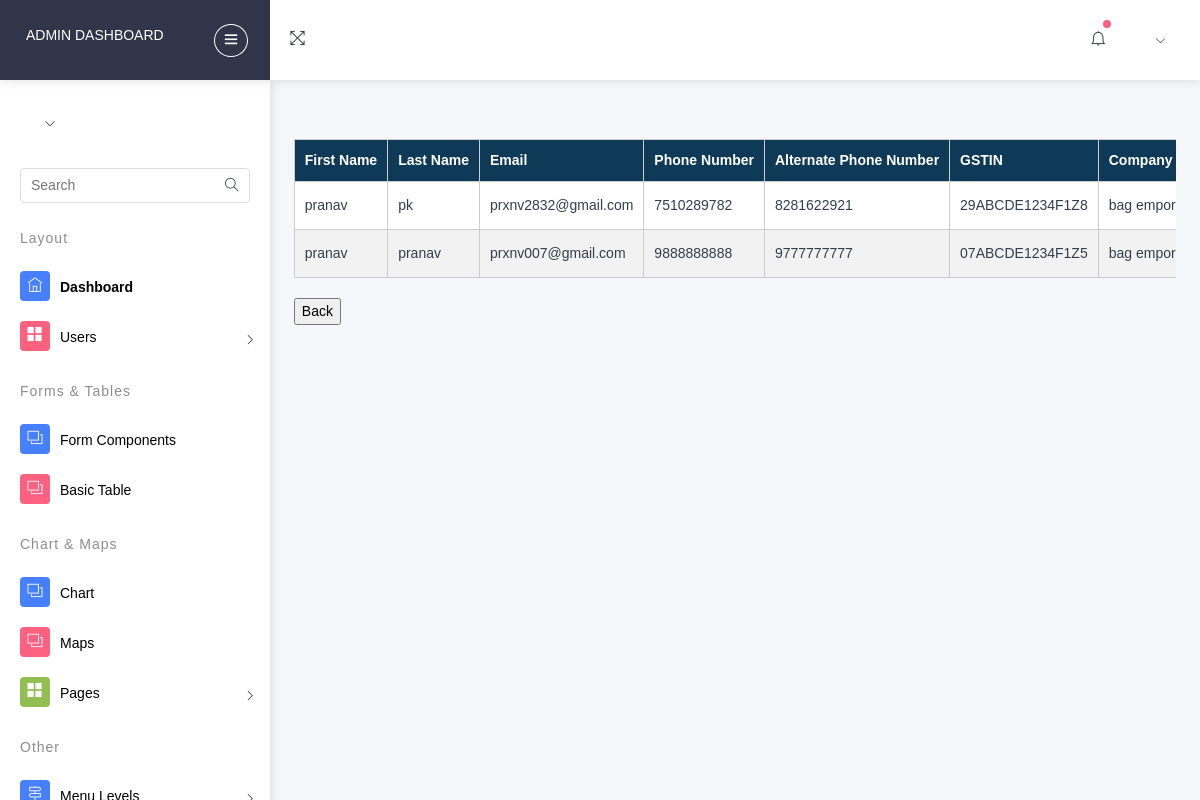
Page /myauth/sellviews/ on the earlier database version.
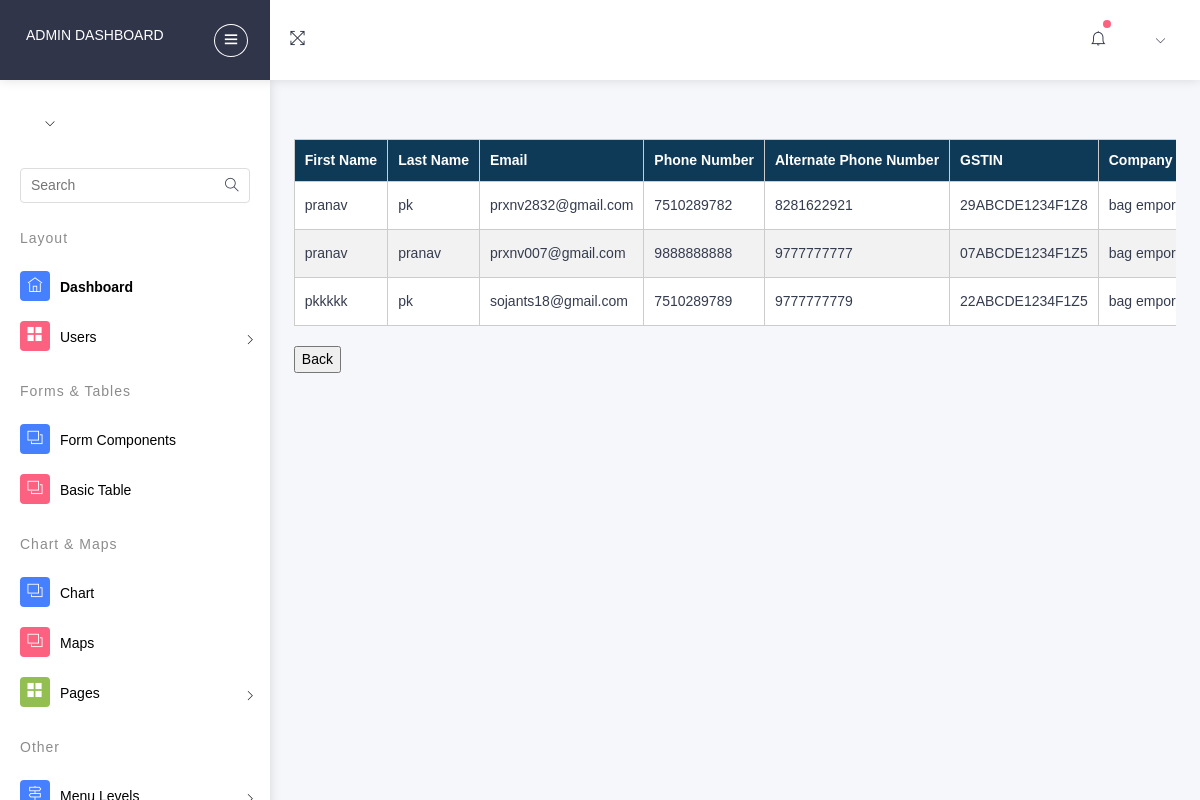
Same page on the later database version.
### myauth/models.py (models this page shows, shortened)
class SellerProfile(models.Model):
    user = models.OneToOneField(User, on_delete=models.CASCADE)
    phone = models.CharField(max_length=15, unique=True)
    alt_phone = models.CharField(max_length=12, unique=True)
    profile_picture = models.ImageField(upload_to='profile_pictures/', null=True, blank=True)
    gst = models.CharField(max_length=15)
    company_name = models.CharField(max_length=100)
    country = models.CharField(max_length=100)
    pincode = models.CharField(max_length=6)
    state = models.CharField(max_length=50)
    city = models.CharField(max_length=50)
    address = models.CharField(max_length=255)
    latitude = models.CharField(max_length=20, null=True, blank=True)  # Example length for latitude
    longitude = models.CharField(max_length=20, null=True, blank=True)  # Example length for longitude
    is_approved = models.BooleanField(default=False)
    incorporation_certificate = models.FileField(upload_to='incorporation_certificates/', null=True, blank=True)

class User(AbstractUser):
    class Role(models.TextChoices):
        ADMIN="ADMIN",'Admin'
        CUSTOMER="CUSTOMER",'Customer'
        DELIVERYBOY="DELIVERYBOY",'deliveryboy'
        SELLER="SELLER",'Seller'
    role = models.CharField(max_length=50,choices=Role.choices)

### myauth/views.py (the view)
# urls.py: path('sellviews/',views.sellviews,name='sellviews'),
def sellviews(request):
    user_profiles = SellerProfile.objects.filter(user__role='SELLER')
    context = {'user_profiles': user_profiles}
    return render(request, 'seller_viewss.html', context)

### templates/seller_viewss.html (shortened to what the changed rows need)
{% load static %}
<!DOCTYPE html>
<html lang="en">
<head>
      <link rel="stylesheet" type="text/css" href="{% static 'assetsss/css/bootstrap/css/bootstrap.min.css' %}">
      <link rel="stylesheet" type="text/css" href="{% static 'assetsss/icon/themify-icons/themify-icons.css' %}">
      <link rel="stylesheet" type="text/css" href="{% static 'assetsss/icon/icofont/css/icofont.css' %}">
      <link rel="stylesheet" type="text/css" href="{% static 'assetsss/css/style.css' %}">
      <link rel="stylesheet" type="text/css" href="{% static 'assetsss/css/jquery.mCustomScrollbar.css' %}">
  </head>
  <body>
    <div id="pcoded" class="pcoded">
        <div class="pcoded-container navbar-wrapper">
            <div class="pcoded-main-container">
                <div class="pcoded-wrapper">
                    <div class="pcoded-content">
                        <div class="pcoded-inner-content">
                            <div class="main-body">
                                <div class="page-wrapper">
                                    <div class="page-body">
                                        <div class="row">
                                            <!DOCTYPE html>
                                            <html>
                                            <head>
                                            </head>
                                            <body>
                                                <div class="table-container">
                                                    <table>
                                                        <thead>
                                                            <tr>
                                                                <th>First Name</th>
                                                                <th>Last Name</th>
                                                                <th>Email</th>
                                                                <th>Phone Number</th>
                                                                <th>Alternate Phone Number</th>
                                                                <th>GSTIN</th>
                                                                <th>Company Name</th>
                                                            </tr>
                                                        </thead>
                                                        <tbody>
                                                            {% for user_profile in user_profiles %}
                                                            <tr>
                                                                <td>{{ user_profile.user.first_name }}</td>
                                                                <td>{{ user_profile.user.last_name }}</td>
                                                                <td>{{ user_profile.user.email }}</td>
                                                                <td>{{ user_profile.phone }}</td>
                                                                <td>{{ user_profile.alt_phone }}</td>
                                                                <td>{{ user_profile.gst }}</td>
                                                                <td>{{ user_profile.company_name }}</td>
                                                            </tr>
                                                            {% endfor %}
                                                        </tbody>
                                                    </table>
                                                </div>
                                            </body>
                                            </html>
</body>
</html>

Differences in the rows shown:
added SellerProfile: user.first_name "pkkkkk", user.last_name "pk", user.email "sojants18@gmail.com", phone "7510289789", alt_phone "9777777779", gst "22ABCDE1234F1Z5", company_name "bag…"
